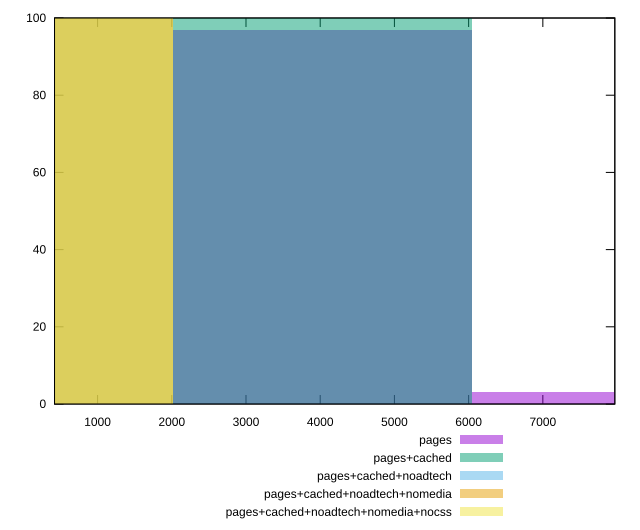

The script that saved this image:
reset

$pages <<EOF
8058.0342577804495 3
4029.0171288902247 97
EOF

$pagesCached <<EOF
4029.0171288902247 100
EOF

$pagesCachedNoadtech <<EOF
0 100
EOF

$pagesCachedNoadtechNomedia <<EOF
0 100
EOF

$pagesCachedNoadtechNomediaNocss <<EOF
0 100
EOF

set key outside below
set boxwidth 4029.0171288902247
set xrange [420:7970]
set yrange [0:100]
set trange [0:100]
set style fill transparent solid 0.5 noborder
set terminal svg size 640, 530 enhanced background rgb 'white'
set output "report_00009_2021-02-08T22-37-41.559Z/uses-http2/comparison/histogram/all_raw.svg"

plot $pages title "pages" with boxes, \
     $pagesCached title "pages+cached" with boxes, \
     $pagesCachedNoadtech title "pages+cached+noadtech" with boxes, \
     $pagesCachedNoadtechNomedia title "pages+cached+noadtech+nomedia" with boxes, \
     $pagesCachedNoadtechNomediaNocss title "pages+cached+noadtech+nomedia+nocss" with boxes

reset
